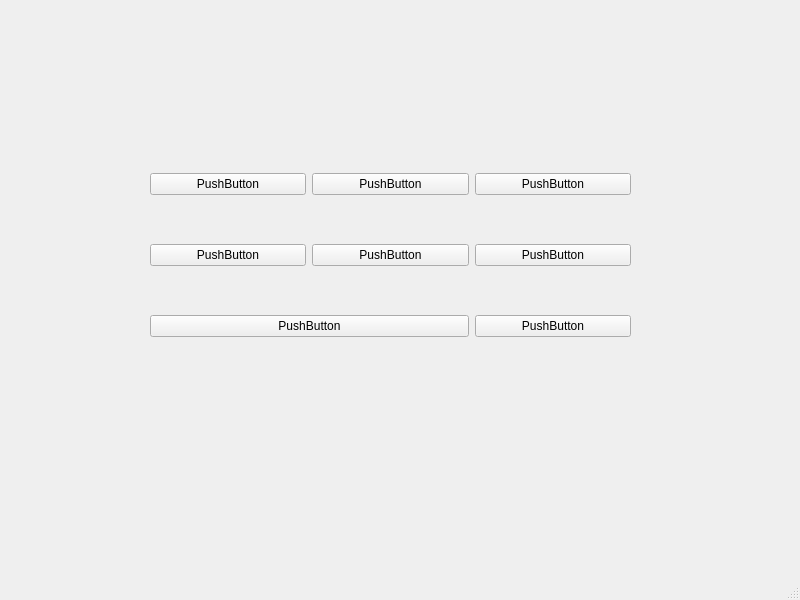
<?xml version="1.0" encoding="UTF-8"?>
<ui version="4.0">
 <class>MainWindow</class>
 <widget class="QMainWindow" name="MainWindow">
  <property name="geometry">
   <rect>
    <x>0</x>
    <y>0</y>
    <width>800</width>
    <height>600</height>
   </rect>
  </property>
  <property name="windowTitle">
   <string>MainWindow</string>
  </property>
  <widget class="QWidget" name="centralwidget">
   <widget class="QWidget" name="gridLayoutWidget">
    <property name="geometry">
     <rect>
      <x>150</x>
      <y>130</y>
      <width>481</width>
      <height>251</height>
     </rect>
    </property>
    <layout class="QGridLayout" name="gridLayout">
     <item row="0" column="1">
      <widget class="QPushButton" name="pushButton_3">
       <property name="text">
        <string>PushButton</string>
       </property>
      </widget>
     </item>
     <item row="1" column="0">
      <widget class="QPushButton" name="pushButton_2">
       <property name="text">
        <string>PushButton</string>
       </property>
      </widget>
     </item>
     <item row="1" column="1">
      <widget class="QPushButton" name="pushButton_4">
       <property name="text">
        <string>PushButton</string>
       </property>
      </widget>
     </item>
     <item row="0" column="0">
      <widget class="QPushButton" name="pushButton">
       <property name="text">
        <string>PushButton</string>
       </property>
      </widget>
     </item>
     <item row="0" column="2">
      <widget class="QPushButton" name="pushButton_7">
       <property name="text">
        <string>PushButton</string>
       </property>
      </widget>
     </item>
     <item row="2" column="0" colspan="2">
      <widget class="QPushButton" name="pushButton_5">
       <property name="text">
        <string>PushButton</string>
       </property>
      </widget>
     </item>
     <item row="1" column="2">
      <widget class="QPushButton" name="pushButton_6">
       <property name="text">
        <string>PushButton</string>
       </property>
      </widget>
     </item>
     <item row="2" column="2">
      <widget class="QPushButton" name="pushButton_8">
       <property name="text">
        <string>PushButton</string>
       </property>
      </widget>
     </item>
    </layout>
   </widget>
  </widget>
  <widget class="QMenuBar" name="menubar">
   <property name="geometry">
    <rect>
     <x>0</x>
     <y>0</y>
     <width>800</width>
     <height>23</height>
    </rect>
   </property>
  </widget>
  <widget class="QStatusBar" name="statusbar"/>
 </widget>
 <resources/>
 <connections/>
</ui>
